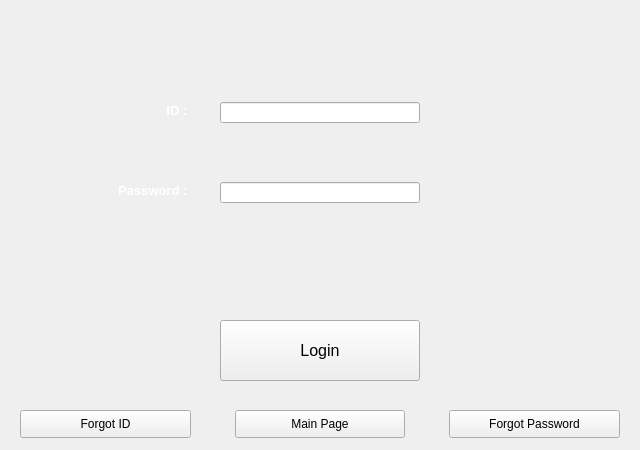
<?xml version="1.0" encoding="UTF-8"?>
<ui version="4.0">
 <class>Form</class>
 <widget class="QWidget" name="Form">
  <property name="geometry">
   <rect>
    <x>0</x>
    <y>0</y>
    <width>640</width>
    <height>450</height>
   </rect>
  </property>
  <property name="windowTitle">
   <string>Form</string>
  </property>
  <property name="styleSheet">
   <string notr="true">background-color: &quot;#618E13&quot;;</string>
  </property>
  <widget class="QPushButton" name="id_button">
   <property name="geometry">
    <rect>
     <x>20</x>
     <y>410</y>
     <width>171</width>
     <height>28</height>
    </rect>
   </property>
   <property name="styleSheet">
    <string notr="true">background-color: solid white;</string>
   </property>
   <property name="text">
    <string>Forgot ID</string>
   </property>
  </widget>
  <widget class="QPushButton" name="password_button">
   <property name="geometry">
    <rect>
     <x>449</x>
     <y>410</y>
     <width>171</width>
     <height>28</height>
    </rect>
   </property>
   <property name="styleSheet">
    <string notr="true">background-color: solid white</string>
   </property>
   <property name="text">
    <string>Forgot Password</string>
   </property>
  </widget>
  <widget class="QPushButton" name="login_button">
   <property name="geometry">
    <rect>
     <x>220</x>
     <y>320</y>
     <width>200</width>
     <height>61</height>
    </rect>
   </property>
   <property name="font">
    <font>
     <pointsize>12</pointsize>
    </font>
   </property>
   <property name="styleSheet">
    <string notr="true">background-color: solid white</string>
   </property>
   <property name="text">
    <string>Login</string>
   </property>
  </widget>
  <widget class="QLabel" name="label">
   <property name="geometry">
    <rect>
     <x>90</x>
     <y>100</y>
     <width>101</width>
     <height>21</height>
    </rect>
   </property>
   <property name="text">
    <string>&lt;html&gt;&lt;head/&gt;&lt;body&gt;&lt;p align=&quot;right&quot;&gt;&lt;span style=&quot; font-size:10pt; font-weight:600; color:#ffffff;&quot;&gt;ID : &lt;/span&gt;&lt;/p&gt;&lt;/body&gt;&lt;/html&gt;</string>
   </property>
  </widget>
  <widget class="QLabel" name="label_2">
   <property name="geometry">
    <rect>
     <x>90</x>
     <y>180</y>
     <width>101</width>
     <height>21</height>
    </rect>
   </property>
   <property name="text">
    <string>&lt;html&gt;&lt;head/&gt;&lt;body&gt;&lt;p align=&quot;right&quot;&gt;&lt;span style=&quot; font-size:10pt; font-weight:600; color:#ffffff;&quot;&gt;Password : &lt;/span&gt;&lt;/p&gt;&lt;/body&gt;&lt;/html&gt;</string>
   </property>
  </widget>
  <widget class="QLineEdit" name="id_area">
   <property name="geometry">
    <rect>
     <x>220</x>
     <y>102</y>
     <width>200</width>
     <height>21</height>
    </rect>
   </property>
   <property name="styleSheet">
    <string notr="true">background-color: solid white;</string>
   </property>
  </widget>
  <widget class="QLineEdit" name="password_area">
   <property name="geometry">
    <rect>
     <x>220</x>
     <y>182</y>
     <width>200</width>
     <height>21</height>
    </rect>
   </property>
   <property name="styleSheet">
    <string notr="true">background-color: solid white;</string>
   </property>
  </widget>
  <widget class="QPushButton" name="main_page_button">
   <property name="geometry">
    <rect>
     <x>235</x>
     <y>410</y>
     <width>170</width>
     <height>28</height>
    </rect>
   </property>
   <property name="styleSheet">
    <string notr="true">background-color: solid white;</string>
   </property>
   <property name="text">
    <string>Main Page</string>
   </property>
  </widget>
  <zorder>id_button</zorder>
  <zorder>password_button</zorder>
  <zorder>login_button</zorder>
  <zorder>label</zorder>
  <zorder>label_2</zorder>
  <zorder>id_area</zorder>
  <zorder>main_page_button</zorder>
  <zorder>password_area</zorder>
 </widget>
 <resources/>
 <connections/>
</ui>
